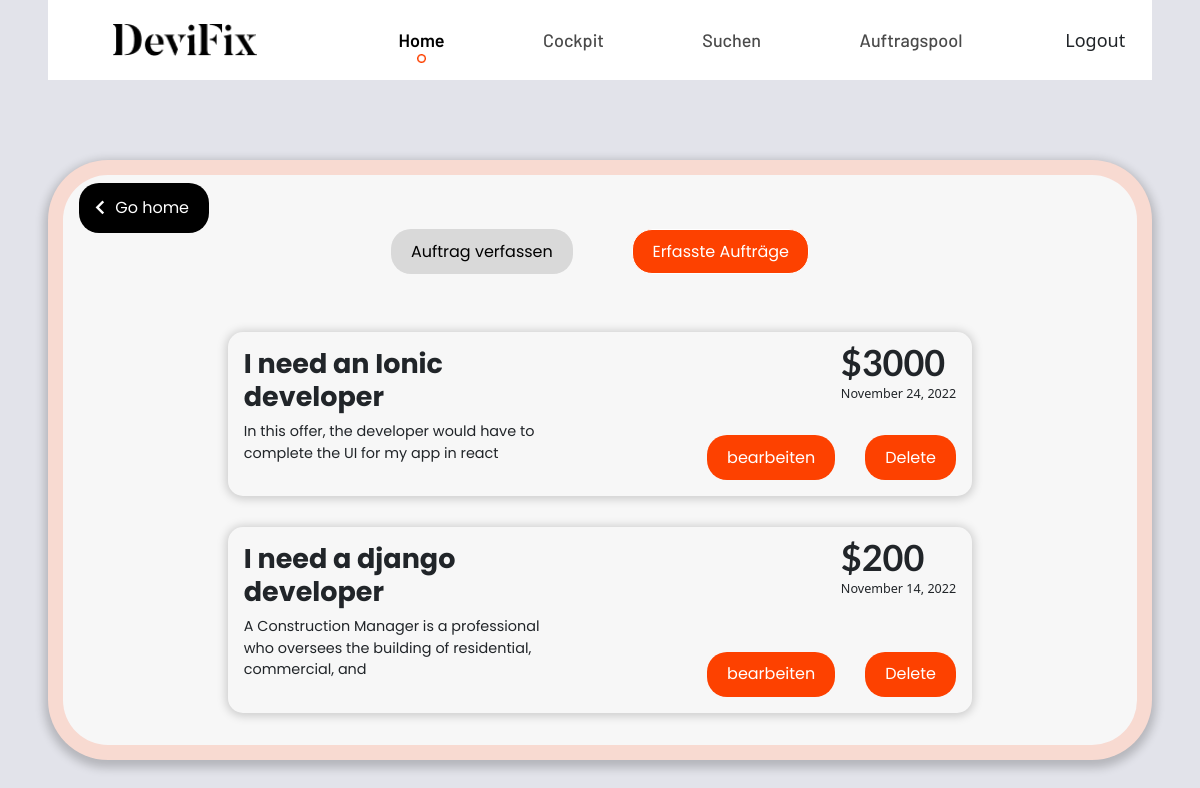
The app's page /orders/userpro-orders/Samuel/ (signed in) with its own data.
### orders/models.py (models this page shows, shortened)
class Order(models.Model):
    user = models.ForeignKey(User,  on_delete=models.CASCADE)
    title = models.CharField(max_length=100)
    description = models.CharField(max_length=250)
    budget = models.IntegerField()
    date_posted = models.DateTimeField(default=timezone.now)
    image = models.ImageField(default='default.jpg', upload_to='order_pics')
    open = models.BooleanField(default=True)

### orders/views.py (the view)
# urls.py: path('userpro-orders/<str:username>/', UserProOrderListView.as_view(), name="userpro-orders" ),
class UserProOrderListView(ListView):
    model = Order
    template_name = "orders/userpro-orders.html"
    context_object_name = 'orders'
    paginate_by = 5
    def get_queryset(self):
        user = get_object_or_404(User, username=self.kwargs.get('username'))
        return Order.objects.filter(user=user).order_by('-date_posted')

### orders/templates/orders/userpro-orders.html
{% extends 'base.html' %}
{% block content %}
    <div class="back">
        <a href="{% url 'userpro-welcome' %}" class="btn"><i class="bx bx-chevron-left"></i> Go home</a>
    </div>
    <div class="action-buttons">
        <li><a href="{% url 'orders:userpro-create-order'  %}" class="btn">Auftrag verfassen</a></li>
        <li><a href="#" class="btn active">Erfasste Aufträge</a></li>
    </div>
    <div class="order-list">
        {% for order in orders  %}
        <div class="order">
            <div class="left">
                <h3>{{order.title}}</h3>
                <p>{{order.description}}</p>
            </div>
            <div class="right">
                <div class="budget">
                    <h2 class="price">${{order.budget}}</h2>
                    <small class="date">{{order.date_posted |date:"F d, Y"}}</small>
                </div>
                <div class="edit-options">
                    <a href="{% url 'orders:userpro-order-update' order.id %}" class="btn">bearbeiten</a>
                    <a href="{% url 'orders:userpro-order-delete' order.id%}" class="btn">Delete</a>
                </div>
            </div>
        </div>
        {% endfor %}
    </div>
{% endblock content %}

### static/css/style.css (style rules this page uses)
:root { --primary-color: #FD4100; }
body { width: 100%; height: 100%; font-size: 18px; padding: 0 3rem; box-sizing: border-box; background: #E2E3EA; }
.btn { width: -webkit-fit-content; width: -moz-fit-content; width: fit-content; color: black; padding: 0.6rem 1.2rem; border-radius: 20px 20px; background-color: #D9D9D9; font-family: "Poppins"; }
.btn.active { background-color: var(--primary-color); }
.main .action-buttons { height: 20%; width: 50%; display: flex; color: white; align-items: center; justify-content: space-evenly; }
.main .action-buttons li { list-style: none; }
.main .order-list { width: 80%; height: 90%; overflow-y: scroll; display: flex; flex-direction: column; align-items: center; justify-content: space-between; gap: 20px; padding: 2rem 1rem; }
.main .order-list .order { width: 90%; height: -webkit-fit-content; height: -moz-fit-content; height: fit-content; border-radius: 15px 15px; box-shadow: 0px 1px 10px 2px rgba(0, 0, 0, 0.178); display: flex; justify-content: space-between; padding: 1rem; box-sizing: border-box; }
.main .order-list .order .left { width: 45%; }
.main .order-list .order .left h3 { font-size: 1.5em; font-weight: bold; font-family: "Poppins"; }
.main .order-list .order .left p { font-size: 0.8em; font-family: "Poppins"; }
.main .order-list .order .right { width: 35%; display: flex; flex-direction: column; justify-content: space-between; }
.main .order-list .order .right .budget { display: flex; flex-direction: column; align-self: flex-end; }
.main .order-list .order .right .budget h2 { font-size: 2em; line-height: 0.8em; font-family: "Lato"; font-weight: 600; }
.main .order-list .order .right .budget small { font-size: 0.7em; }
.main .order-list .order .right .edit-options { display: flex; align-items: center; justify-content: space-between; white-space: nowrap; width: 100%; }
.main .order-list .order .right .edit-options .btn { background-color: var(--primary-color); color: white; }

### templates/base.html (style rules this page uses)
.back { width: 100%; height: 5%; padding: .5rem 1rem; }
.back .btn { background: black !important; color: white; line-height: 0; text-align: center; display: flex; align-items: center; padding-left: 0; }
.back .btn i.bx { padding-left: .4rem; margin: 0; font-size: 1.8em; }

### records on screen
Order: title "I need an Ionic developer", description "In this offer, the developer would have to complete the UI for my app in react", budget "3000", date_posted "November 24, 2022"
Order: title "I need a django developer", description "A Construction Manager is a professional who oversees the building of residential, commercial, and", budget "200", date_posted "November 14, 2022"
